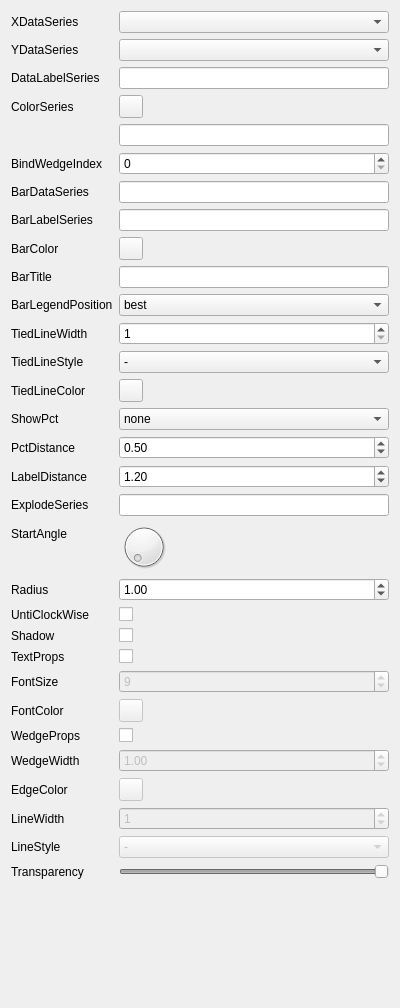
<?xml version="1.0" encoding="UTF-8"?>
<ui version="4.0">
 <class>Form</class>
 <widget class="QWidget" name="Form">
  <property name="geometry">
   <rect>
    <x>0</x>
    <y>0</y>
    <width>400</width>
    <height>1008</height>
   </rect>
  </property>
  <property name="windowTitle">
   <string>Form</string>
  </property>
  <layout class="QVBoxLayout" name="verticalLayout">
   <item>
    <layout class="QFormLayout" name="formLayout">
     <item row="1" column="0">
      <widget class="QLabel" name="y_series_label">
       <property name="minimumSize">
        <size>
         <width>100</width>
         <height>0</height>
        </size>
       </property>
       <property name="text">
        <string>YDataSeries</string>
       </property>
      </widget>
     </item>
     <item row="1" column="1">
      <widget class="QComboBox" name="y_series_combo">
       <property name="maximumSize">
        <size>
         <width>16777215</width>
         <height>16777215</height>
        </size>
       </property>
      </widget>
     </item>
     <item row="2" column="0">
      <widget class="QLabel" name="label_24">
       <property name="text">
        <string>DataLabelSeries</string>
       </property>
      </widget>
     </item>
     <item row="2" column="1">
      <widget class="QLineEdit" name="data_label_line">
       <property name="maximumSize">
        <size>
         <width>16777215</width>
         <height>16777215</height>
        </size>
       </property>
      </widget>
     </item>
     <item row="3" column="0">
      <widget class="QLabel" name="label_33">
       <property name="text">
        <string>ColorSeries</string>
       </property>
      </widget>
     </item>
     <item row="3" column="1">
      <widget class="QToolButton" name="color_series_btn">
       <property name="text">
        <string/>
       </property>
      </widget>
     </item>
     <item row="4" column="1">
      <widget class="QLineEdit" name="color_series_line"/>
     </item>
     <item row="31" column="1">
      <spacer name="verticalSpacer">
       <property name="orientation">
        <enum>Qt::Orientation::Vertical</enum>
       </property>
       <property name="sizeHint" stdset="0">
        <size>
         <width>20</width>
         <height>40</height>
        </size>
       </property>
      </spacer>
     </item>
     <item row="5" column="1">
      <widget class="QSpinBox" name="bind_wedge_index_spin">
       <property name="maximum">
        <number>100</number>
       </property>
      </widget>
     </item>
     <item row="5" column="0">
      <widget class="QLabel" name="label">
       <property name="text">
        <string>BindWedgeIndex</string>
       </property>
      </widget>
     </item>
     <item row="6" column="1">
      <widget class="QLineEdit" name="bar_data_series_line"/>
     </item>
     <item row="6" column="0">
      <widget class="QLabel" name="label_42">
       <property name="text">
        <string>BarDataSeries</string>
       </property>
      </widget>
     </item>
     <item row="7" column="1">
      <widget class="QLineEdit" name="bar_label_series_line"/>
     </item>
     <item row="7" column="0">
      <widget class="QLabel" name="label_43">
       <property name="text">
        <string>BarLabelSeries</string>
       </property>
      </widget>
     </item>
     <item row="8" column="1">
      <widget class="QToolButton" name="bar_color_btn">
       <property name="text">
        <string/>
       </property>
      </widget>
     </item>
     <item row="8" column="0">
      <widget class="QLabel" name="label_44">
       <property name="text">
        <string>BarColor</string>
       </property>
      </widget>
     </item>
     <item row="9" column="1">
      <widget class="QLineEdit" name="bar_title_line"/>
     </item>
     <item row="9" column="0">
      <widget class="QLabel" name="label_48">
       <property name="text">
        <string>BarTitle</string>
       </property>
      </widget>
     </item>
     <item row="10" column="1">
      <widget class="QComboBox" name="bar_legend_pos_combo">
       <item>
        <property name="text">
         <string>best</string>
        </property>
       </item>
       <item>
        <property name="text">
         <string>upper right</string>
        </property>
       </item>
       <item>
        <property name="text">
         <string>upper left</string>
        </property>
       </item>
       <item>
        <property name="text">
         <string>lower left</string>
        </property>
       </item>
       <item>
        <property name="text">
         <string>lower right</string>
        </property>
       </item>
       <item>
        <property name="text">
         <string>right</string>
        </property>
       </item>
       <item>
        <property name="text">
         <string>center left</string>
        </property>
       </item>
       <item>
        <property name="text">
         <string>center right</string>
        </property>
       </item>
       <item>
        <property name="text">
         <string>lower center</string>
        </property>
       </item>
       <item>
        <property name="text">
         <string>upper center</string>
        </property>
       </item>
       <item>
        <property name="text">
         <string>center</string>
        </property>
       </item>
      </widget>
     </item>
     <item row="10" column="0">
      <widget class="QLabel" name="label_2">
       <property name="text">
        <string>BarLegendPosition</string>
       </property>
      </widget>
     </item>
     <item row="11" column="1">
      <widget class="QSpinBox" name="tied_line_width_spin">
       <property name="minimum">
        <number>1</number>
       </property>
       <property name="value">
        <number>1</number>
       </property>
      </widget>
     </item>
     <item row="11" column="0">
      <widget class="QLabel" name="label_45">
       <property name="text">
        <string>TiedLineWidth</string>
       </property>
      </widget>
     </item>
     <item row="12" column="1">
      <widget class="QComboBox" name="tied_line_style_combo">
       <item>
        <property name="text">
         <string>-</string>
        </property>
       </item>
       <item>
        <property name="text">
         <string>--</string>
        </property>
       </item>
       <item>
        <property name="text">
         <string>-.</string>
        </property>
       </item>
       <item>
        <property name="text">
         <string>:</string>
        </property>
       </item>
      </widget>
     </item>
     <item row="12" column="0">
      <widget class="QLabel" name="label_46">
       <property name="text">
        <string>TiedLineStyle</string>
       </property>
      </widget>
     </item>
     <item row="13" column="1">
      <widget class="QToolButton" name="tied_line_color_btn">
       <property name="text">
        <string/>
       </property>
      </widget>
     </item>
     <item row="13" column="0">
      <widget class="QLabel" name="label_47">
       <property name="text">
        <string>TiedLineColor</string>
       </property>
      </widget>
     </item>
     <item row="14" column="1">
      <widget class="QComboBox" name="pct_combo">
       <item>
        <property name="text">
         <string>none</string>
        </property>
       </item>
       <item>
        <property name="text">
         <string>0</string>
        </property>
       </item>
       <item>
        <property name="text">
         <string>1</string>
        </property>
       </item>
       <item>
        <property name="text">
         <string>2</string>
        </property>
       </item>
       <item>
        <property name="text">
         <string>3</string>
        </property>
       </item>
       <item>
        <property name="text">
         <string>4</string>
        </property>
       </item>
      </widget>
     </item>
     <item row="14" column="0">
      <widget class="QLabel" name="label_35">
       <property name="text">
        <string>ShowPct</string>
       </property>
      </widget>
     </item>
     <item row="15" column="1">
      <widget class="QDoubleSpinBox" name="pct_distance_spin">
       <property name="singleStep">
        <double>0.010000000000000</double>
       </property>
       <property name="value">
        <double>0.500000000000000</double>
       </property>
      </widget>
     </item>
     <item row="15" column="0">
      <widget class="QLabel" name="label_32">
       <property name="text">
        <string>PctDistance</string>
       </property>
      </widget>
     </item>
     <item row="16" column="1">
      <widget class="QDoubleSpinBox" name="label_distance_spin">
       <property name="singleStep">
        <double>0.010000000000000</double>
       </property>
       <property name="value">
        <double>1.200000000000000</double>
       </property>
      </widget>
     </item>
     <item row="16" column="0">
      <widget class="QLabel" name="label_36">
       <property name="text">
        <string>LabelDistance</string>
       </property>
      </widget>
     </item>
     <item row="17" column="1">
      <widget class="QLineEdit" name="explode_series_line"/>
     </item>
     <item row="17" column="0">
      <widget class="QLabel" name="label_39">
       <property name="text">
        <string>ExplodeSeries</string>
       </property>
      </widget>
     </item>
     <item row="18" column="1">
      <widget class="QDial" name="start_angle_dial">
       <property name="minimumSize">
        <size>
         <width>50</width>
         <height>50</height>
        </size>
       </property>
       <property name="maximumSize">
        <size>
         <width>50</width>
         <height>50</height>
        </size>
       </property>
       <property name="maximum">
        <number>360</number>
       </property>
      </widget>
     </item>
     <item row="18" column="0">
      <widget class="QLabel" name="label_31">
       <property name="text">
        <string>StartAngle</string>
       </property>
      </widget>
     </item>
     <item row="19" column="1">
      <widget class="QDoubleSpinBox" name="radius_spin">
       <property name="maximum">
        <double>100.000000000000000</double>
       </property>
       <property name="singleStep">
        <double>0.010000000000000</double>
       </property>
       <property name="value">
        <double>1.000000000000000</double>
       </property>
      </widget>
     </item>
     <item row="19" column="0">
      <widget class="QLabel" name="label_34">
       <property name="text">
        <string>Radius</string>
       </property>
      </widget>
     </item>
     <item row="20" column="1">
      <widget class="QCheckBox" name="unticlockwise_check">
       <property name="text">
        <string/>
       </property>
      </widget>
     </item>
     <item row="20" column="0">
      <widget class="QLabel" name="label_23">
       <property name="text">
        <string>UntiClockWise</string>
       </property>
      </widget>
     </item>
     <item row="21" column="1">
      <widget class="QCheckBox" name="shadow_check">
       <property name="text">
        <string/>
       </property>
      </widget>
     </item>
     <item row="21" column="0">
      <widget class="QLabel" name="label_30">
       <property name="text">
        <string>Shadow</string>
       </property>
      </widget>
     </item>
     <item row="22" column="1">
      <widget class="QCheckBox" name="text_props_check">
       <property name="text">
        <string/>
       </property>
      </widget>
     </item>
     <item row="22" column="0">
      <widget class="QLabel" name="label_27">
       <property name="text">
        <string>TextProps</string>
       </property>
      </widget>
     </item>
     <item row="23" column="1">
      <widget class="QSpinBox" name="font_size_spin">
       <property name="enabled">
        <bool>false</bool>
       </property>
       <property name="minimum">
        <number>1</number>
       </property>
       <property name="value">
        <number>9</number>
       </property>
      </widget>
     </item>
     <item row="23" column="0">
      <widget class="QLabel" name="label_29">
       <property name="text">
        <string>FontSize</string>
       </property>
      </widget>
     </item>
     <item row="24" column="1">
      <widget class="QToolButton" name="font_color_btn">
       <property name="enabled">
        <bool>false</bool>
       </property>
       <property name="text">
        <string/>
       </property>
      </widget>
     </item>
     <item row="24" column="0">
      <widget class="QLabel" name="label_26">
       <property name="text">
        <string>FontColor</string>
       </property>
      </widget>
     </item>
     <item row="25" column="1">
      <widget class="QCheckBox" name="wedge_props_check">
       <property name="text">
        <string/>
       </property>
      </widget>
     </item>
     <item row="25" column="0">
      <widget class="QLabel" name="label_28">
       <property name="text">
        <string>WedgeProps</string>
       </property>
      </widget>
     </item>
     <item row="26" column="1">
      <widget class="QDoubleSpinBox" name="wedge_width_spin">
       <property name="enabled">
        <bool>false</bool>
       </property>
       <property name="maximum">
        <double>100.000000000000000</double>
       </property>
       <property name="singleStep">
        <double>0.010000000000000</double>
       </property>
       <property name="value">
        <double>1.000000000000000</double>
       </property>
      </widget>
     </item>
     <item row="26" column="0">
      <widget class="QLabel" name="label_22">
       <property name="text">
        <string>WedgeWidth</string>
       </property>
      </widget>
     </item>
     <item row="27" column="1">
      <widget class="QToolButton" name="edge_color_btn">
       <property name="enabled">
        <bool>false</bool>
       </property>
       <property name="text">
        <string/>
       </property>
      </widget>
     </item>
     <item row="27" column="0">
      <widget class="QLabel" name="label_25">
       <property name="text">
        <string>EdgeColor</string>
       </property>
      </widget>
     </item>
     <item row="28" column="1">
      <widget class="QSpinBox" name="line_width_spin">
       <property name="enabled">
        <bool>false</bool>
       </property>
       <property name="value">
        <number>1</number>
       </property>
      </widget>
     </item>
     <item row="28" column="0">
      <widget class="QLabel" name="label_21">
       <property name="text">
        <string>LineWidth</string>
       </property>
      </widget>
     </item>
     <item row="29" column="1">
      <widget class="QComboBox" name="line_style_combo">
       <property name="enabled">
        <bool>false</bool>
       </property>
       <item>
        <property name="text">
         <string>-</string>
        </property>
       </item>
       <item>
        <property name="text">
         <string>--</string>
        </property>
       </item>
       <item>
        <property name="text">
         <string>-.</string>
        </property>
       </item>
       <item>
        <property name="text">
         <string>:</string>
        </property>
       </item>
      </widget>
     </item>
     <item row="29" column="0">
      <widget class="QLabel" name="label_40">
       <property name="text">
        <string>LineStyle</string>
       </property>
      </widget>
     </item>
     <item row="30" column="1">
      <widget class="QSlider" name="transparent_slider">
       <property name="enabled">
        <bool>false</bool>
       </property>
       <property name="maximum">
        <number>100</number>
       </property>
       <property name="value">
        <number>100</number>
       </property>
       <property name="orientation">
        <enum>Qt::Orientation::Horizontal</enum>
       </property>
      </widget>
     </item>
     <item row="30" column="0">
      <widget class="QLabel" name="label_37">
       <property name="text">
        <string>Transparency</string>
       </property>
      </widget>
     </item>
     <item row="0" column="0">
      <widget class="QLabel" name="label_3">
       <property name="text">
        <string>XDataSeries</string>
       </property>
      </widget>
     </item>
     <item row="0" column="1">
      <widget class="QComboBox" name="x_series_combo"/>
     </item>
    </layout>
   </item>
  </layout>
 </widget>
 <resources/>
 <connections/>
</ui>
